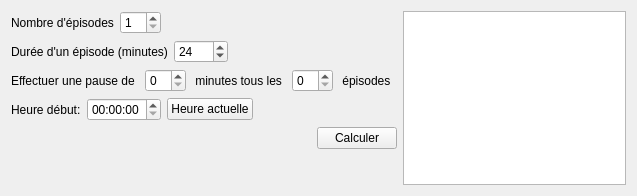
<?xml version="1.0" encoding="UTF-8"?>
<ui version="4.0">
 <class>Form</class>
 <widget class="QWidget" name="Form">
  <property name="geometry">
   <rect>
    <x>0</x>
    <y>0</y>
    <width>637</width>
    <height>196</height>
   </rect>
  </property>
  <property name="windowTitle">
   <string>Form</string>
  </property>
  <layout class="QGridLayout" name="gridLayout">
   <item row="0" column="0">
    <layout class="QHBoxLayout" name="horizontalLayout_4">
     <item>
      <layout class="QVBoxLayout" name="verticalLayout">
       <item>
        <layout class="QHBoxLayout" name="horizontalLayout">
         <item>
          <widget class="QLabel" name="label_2">
           <property name="text">
            <string>Nombre d'épisodes</string>
           </property>
          </widget>
         </item>
         <item>
          <widget class="QSpinBox" name="spinBox">
           <property name="minimum">
            <number>1</number>
           </property>
          </widget>
         </item>
         <item>
          <spacer name="horizontalSpacer_2">
           <property name="orientation">
            <enum>Qt::Horizontal</enum>
           </property>
           <property name="sizeHint" stdset="0">
            <size>
             <width>40</width>
             <height>20</height>
            </size>
           </property>
          </spacer>
         </item>
        </layout>
       </item>
       <item>
        <layout class="QHBoxLayout" name="horizontalLayout_2">
         <item>
          <widget class="QLabel" name="label_3">
           <property name="text">
            <string>Durée d'un épisode (minutes)</string>
           </property>
          </widget>
         </item>
         <item>
          <widget class="QSpinBox" name="spinBox_2">
           <property name="maximum">
            <number>3600</number>
           </property>
           <property name="singleStep">
            <number>5</number>
           </property>
           <property name="value">
            <number>24</number>
           </property>
          </widget>
         </item>
         <item>
          <spacer name="horizontalSpacer_3">
           <property name="orientation">
            <enum>Qt::Horizontal</enum>
           </property>
           <property name="sizeHint" stdset="0">
            <size>
             <width>40</width>
             <height>20</height>
            </size>
           </property>
          </spacer>
         </item>
        </layout>
       </item>
       <item>
        <layout class="QHBoxLayout" name="horizontalLayout_5">
         <item>
          <widget class="QLabel" name="label_4">
           <property name="text">
            <string>Effectuer une pause de </string>
           </property>
          </widget>
         </item>
         <item>
          <widget class="QSpinBox" name="spinBox_3"/>
         </item>
         <item>
          <widget class="QLabel" name="label_5">
           <property name="text">
            <string> minutes tous les </string>
           </property>
          </widget>
         </item>
         <item>
          <widget class="QSpinBox" name="spinBox_4"/>
         </item>
         <item>
          <widget class="QLabel" name="label_6">
           <property name="text">
            <string> épisodes</string>
           </property>
          </widget>
         </item>
         <item>
          <spacer name="horizontalSpacer_4">
           <property name="orientation">
            <enum>Qt::Horizontal</enum>
           </property>
           <property name="sizeHint" stdset="0">
            <size>
             <width>40</width>
             <height>20</height>
            </size>
           </property>
          </spacer>
         </item>
        </layout>
       </item>
       <item>
        <layout class="QHBoxLayout" name="horizontalLayout_3">
         <item>
          <widget class="QLabel" name="label">
           <property name="text">
            <string>Heure début:</string>
           </property>
          </widget>
         </item>
         <item>
          <widget class="QTimeEdit" name="timeEdit"/>
         </item>
         <item>
          <widget class="QPushButton" name="get_current_time_button">
           <property name="text">
            <string>Heure actuelle</string>
           </property>
          </widget>
         </item>
         <item>
          <spacer name="horizontalSpacer_5">
           <property name="orientation">
            <enum>Qt::Horizontal</enum>
           </property>
           <property name="sizeHint" stdset="0">
            <size>
             <width>40</width>
             <height>20</height>
            </size>
           </property>
          </spacer>
         </item>
        </layout>
       </item>
       <item>
        <layout class="QHBoxLayout" name="horizontalLayout_6">
         <item>
          <spacer name="horizontalSpacer">
           <property name="orientation">
            <enum>Qt::Horizontal</enum>
           </property>
           <property name="sizeHint" stdset="0">
            <size>
             <width>40</width>
             <height>20</height>
            </size>
           </property>
          </spacer>
         </item>
         <item>
          <widget class="QPushButton" name="go_button">
           <property name="text">
            <string>Calculer</string>
           </property>
          </widget>
         </item>
        </layout>
       </item>
       <item>
        <spacer name="verticalSpacer">
         <property name="orientation">
          <enum>Qt::Vertical</enum>
         </property>
         <property name="sizeHint" stdset="0">
          <size>
           <width>20</width>
           <height>40</height>
          </size>
         </property>
        </spacer>
       </item>
      </layout>
     </item>
     <item>
      <widget class="QListWidget" name="listWidget"/>
     </item>
    </layout>
   </item>
  </layout>
 </widget>
 <resources/>
 <connections/>
</ui>
